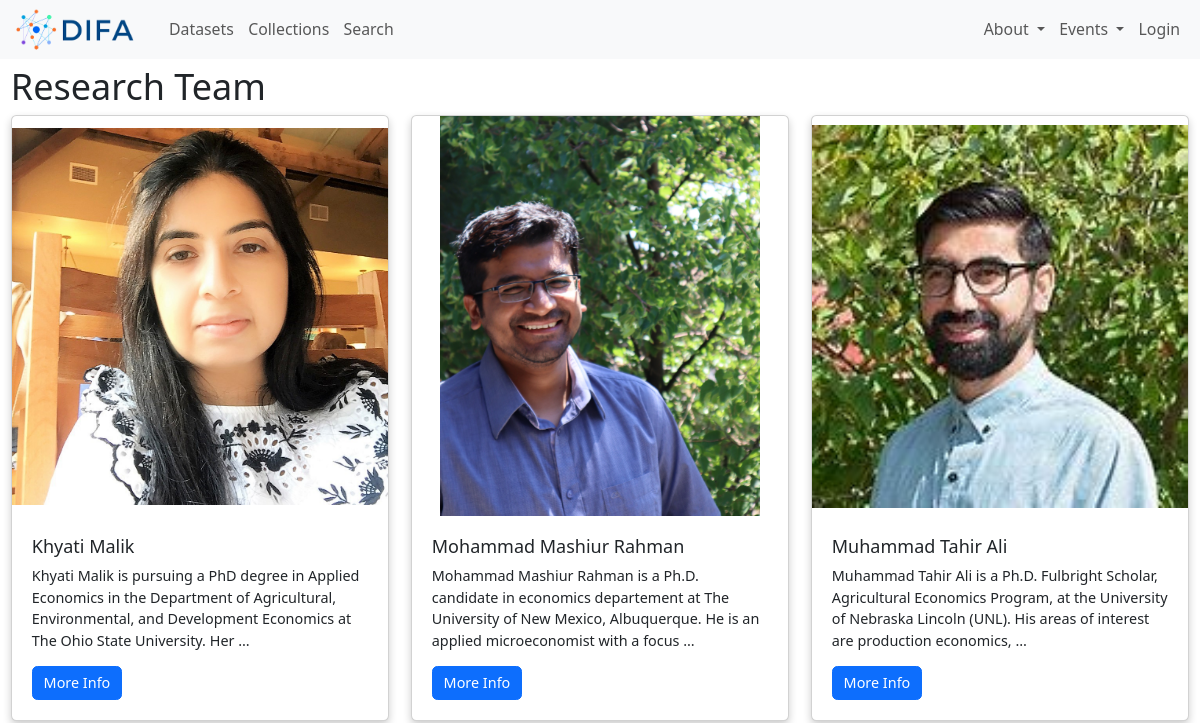
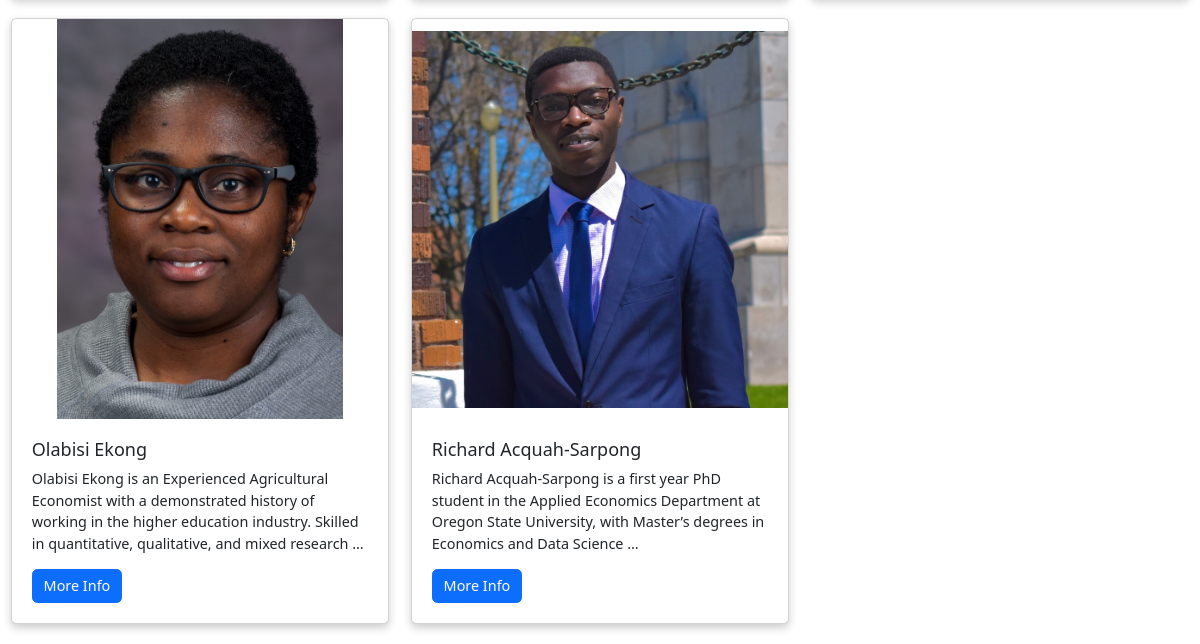
/research_team/, run on an earlier commit of the app's database (2 pictures, top to bottom).
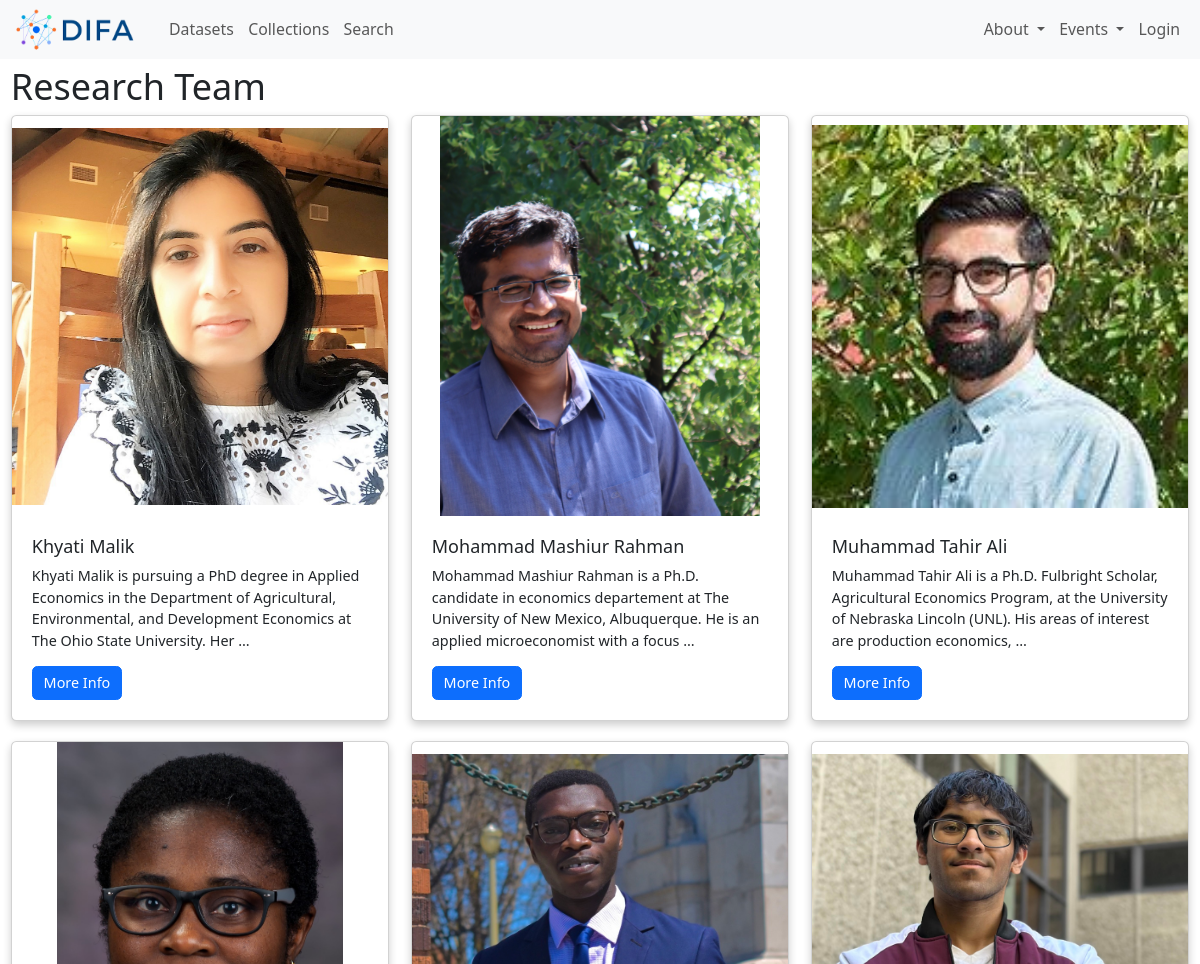
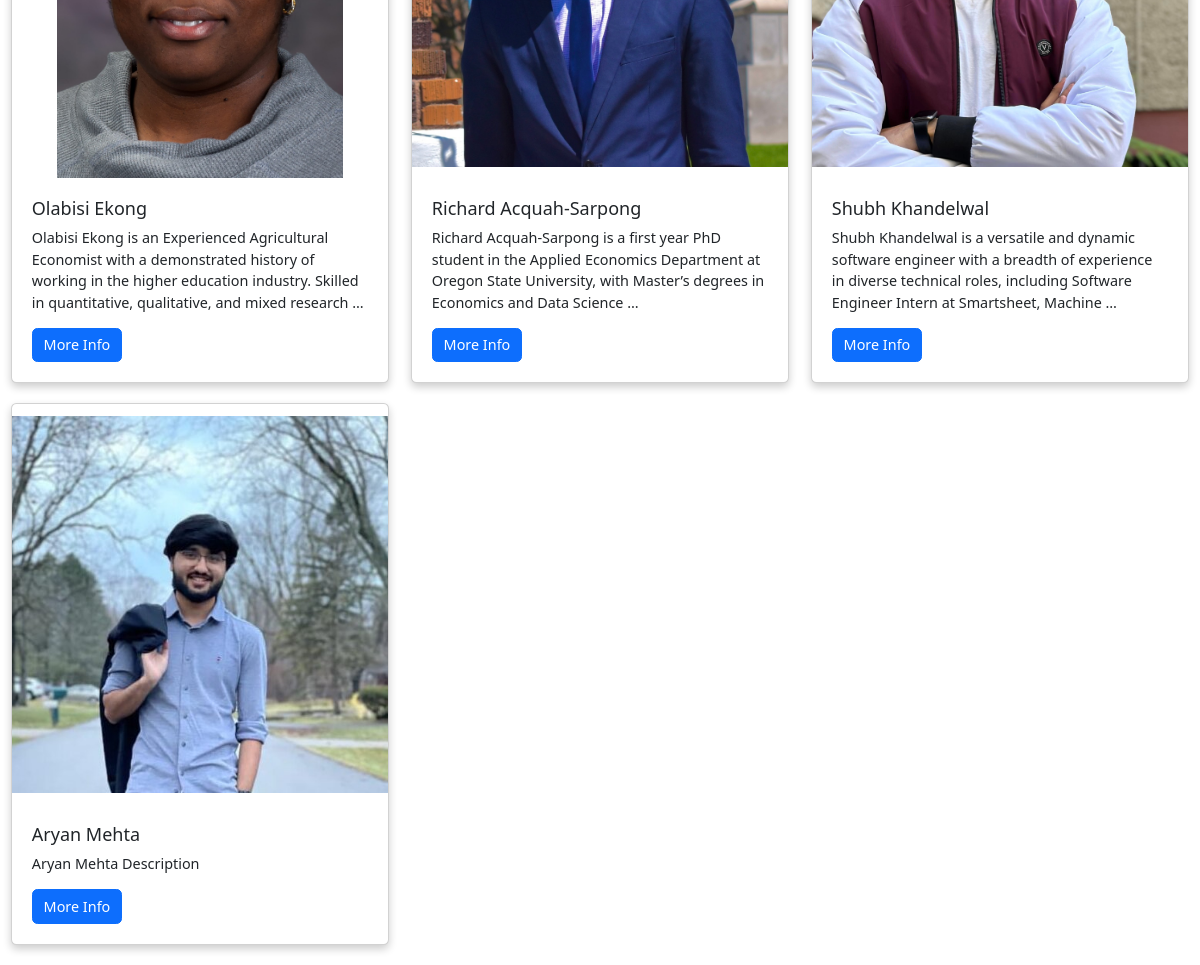
And on a later commit of the database (2 pictures, top to bottom).
### datasets/models.py (models this page shows, shortened)
class Person(models.Model):
    name = models.CharField(max_length=100)
    image = models.ImageField(upload_to='persons/images/')
    description = models.TextField()
    difa_workshop_presentation = models.URLField(null=True, blank=True)
    presentation_slides = models.FileField(upload_to='persons/presentation_slides/',blank=True, null=True)  # Add this line
    more_information = models.URLField(blank=True)
    TEAM_CHOICES = [
        ('leadership', 'Leadership Team'),
        ('research', 'Research Team'),
        ('guest', 'Guest'),
    ]
    team = models.CharField(max_length=20, choices=TEAM_CHOICES, default='guest')
    show = models.BooleanField(default=True)

### datasets/views.py (the view)
# urls.py: path('research_team/', views.research_team, name='research_team'),
def research_team(request):
    research_team_members = Person.objects.filter(team='research')
    context = {
        'research_team_members': research_team_members,
    }
    return render(request, 'datasets/research_team.html', context)

### datasets/context_processors.py (called while the page is built)
def persons(request):
    persons_list = Person.objects.filter(show=True)
    return {'persons': persons_list}

### datasets/templates/datasets/research_team.html (shortened to what this page needs)
{% extends 'datasets/base.html' %}
{% block content %}
    <h1>Research Team</h1>
    <div class="row">
        {% for member in research_team_members %}
            <div class="col-lg-4 col-md-6 col-sm-12">
                <div class="card">
                    {% if member.image %}
                        <img src="{{ member.image.url }}" class="card-img-top team-member-img" alt="{{ member.name }}" />
                    {% endif %}
                    <div class="card-body">
                        <h5 class="card-title">{{ member.name }}</h5>
                        <p class="card-text">{{ member.description|truncatewords:25 }}</p>
                        <a href="{% url 'person_detail' person_id=member.id %}" class="btn btn-primary">More Info</a>
                    </div>
                </div>
            </div>
        {% endfor %}
    </div>
{% endblock %}

### datasets/templates/datasets/base.html (shortened to what this page needs)
{% load static %}
<!doctype html>
<html lang="en">
  <head>
    <link href="https://cdn.jsdelivr.net/npm/bootstrap@5.3.0-alpha2/dist/css/bootstrap.min.css" rel="stylesheet">
    <link href="https://cdnjs.cloudflare.com/ajax/libs/select2/4.0.13/css/select2.min.css" rel="stylesheet" />  <script src="https://cdnjs.cloudflare.com/ajax/libs/select2/4.0.13/js/select2.min.js"></script>
  </head>
  <body>
    <div class="flex-container test" style="display: flex; flex-direction: column; min-height: 100vh;">
{% if "login" in request.path or "register" in request.path %}
<style>
 {% if messages %}
 .errors{
  margin: 5px;
  margin-bottom: 20vh;
 }
 .main-content{
  padding: 0;
 }
 {% endif %}
</style>
  {% else %}
  {% include 'datasets/navbar.html' %}
{% endif %}
  <div class="container-fluid main-content topm">
    {% block content %}{% endblock %}
  </div>
</div>
  </body>
</html>

### datasets/templates/datasets/navbar.html (shortened to what this page needs)
{% load static %}
<nav class="navbar navbar-expand-lg navbar-light bg-light navbar-fixed custom-navbar" style="padding:2px">
    <div class="container-fluid">
      <a class="navbar-brand" href="{% url 'search' %}">
        <img src="{% static 'finallogo.png' %}" alt="DIFA Scraper Management Utility" height="45" class="d-inline-block align-text-top logo-full">
      </a>
      <div class="collapse navbar-collapse" id="navbarNav">
        <ul class="navbar-nav me-auto mb-2 mb-lg-0">
          <li class="nav-item">
            <a class="nav-link {% if request.resolver_match.url_name == 'datasets' %}active{% endif %}" aria-current="page" href="{% url 'datasets' %}">Datasets</a>
          </li>
          <li class="nav-item">
            <a class="nav-link {% if request.resolver_match.url_name == 'collections' %}active{% endif %}" href="{% url 'collections' %}">Collections</a>
          </li>
          <li class="nav-item">
            <a class="nav-link" href="{% url 'search' %}">Search</a>
          </li>
          </ul>
          <ul class="navbar-nav ms-auto mb-2 mb-lg-0">
          <li class="nav-item dropdown">
            <a class="nav-link dropdown-toggle" href="#" id="navbarDropdownAbout" role="button" data-bs-toggle="dropdown" aria-expanded="false">
                About
            </a>
        </li>
        <li class="nav-item dropdown ">
            <a class="nav-link dropdown-toggle" href="#" id="navbarDropdownEvents" role="button" data-bs-toggle="dropdown" aria-expanded="false">
                Events
            </a>
        </li>
        {% if request.user.is_authenticated %}
        <li class="nav-item dropdown">
          <a class="nav-link dropdown-toggle d-flex align-items-center" href="#" id="navbarDropdownAbout" role="button" data-bs-toggle="dropdown" aria-expanded="false">
              <i class="fas fa-user-circle fa-lg"></i>
              <span class="ms-2">{{ request.user.username }}</span>
          </a>
          <ul class="dropdown-menu" aria-labelledby="navbarDropdownAbout">
              <li><a class="dropdown-item" href="{% url 'logout' %}">Logout</a></li>
          </ul>
        </li>
      {% else %}
        <li class="nav-item">
          <a class="nav-link" href="{% url 'login' %}">Login</a>
        </li>
      {% endif %}
      </ul>
      </div>
    </div>
  </nav>

### datasets/templates/datasets/base.html (style rules this page uses)
html { font-size: 90%; }
.main-content { min-height: 100vh; padding-top: 65px; }

### datasets/templates/datasets/navbar.html (style rules this page uses)
.custom-navbar { font-size: 1.1rem; transition: all 0.3s; z-index: 9999; position: fixed; top: 0; left: 0; right: 0; }
.logo-full, .logo-small { transition: opacity 0.3s; }

### datasets/templates/datasets/research_team.html (style rules this page uses)
.team-member-img { height: 400px; width: 100%; object-fit: contain; }
.card { box-shadow: 0 4px 8px 0 rgba(0, 0, 0, 0.2); transition: 0.3s; margin-bottom: 20px; }
.card-body { padding: 20px; }

What changed in the data, as far as the page shows it:
added Person: image (picture), name "Shubh Khandelwal", description "Shubh Khandelwal is a versatile and dynamic software engineer with a breadth of experience in diverse technical roles, including Software Engineer Intern at Smartsheet, Machine …"
added Person: image (picture), name "Aryan Mehta", description "Aryan Mehta Description"
